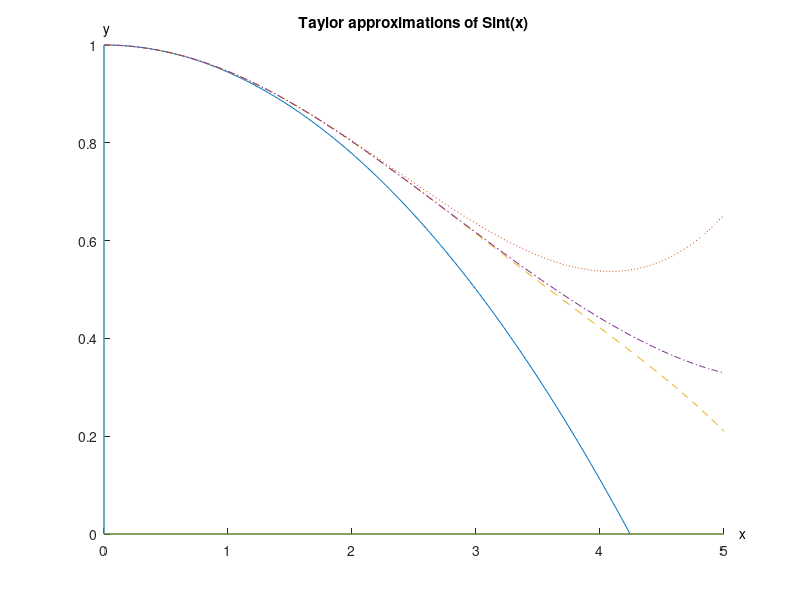

MATLAB code for this plot: (Note: this script raises an error after producing the figure.)
function ans = plot_sint_total

% TITLE: Plot Taylor polynomials for the "sine integral" 
%        about x = 0.
%
% This plots several Taylor polynomials and their errors
% for increasing degrees.  The particular function being
% approximated is Sint(x) on [0,b], with x = 0 the point of
% expansion for creating the Taylor polynomials.  We plot the 
% Taylor polynomials for several degrees, which can be altered
% by the user.  Note that the function being plotted is symmetric
% about x=0.
%
% The Taylor polynomials in this case contain only terms of even 
% degree.  Such polynomials are called "even polynomials", and 
% they are symmetric about x=0.
%
% TO THE STUDENT: run this program for various input values of "b".
% Also, change the values given in the vector "degree" given below, to
% experiment with different degrees of Taylor polynomial approximations.
%
% Initialize
b = input('Give the number b defining the interval [0,b] ');
h = b/200;
x = 0:h:b;
max_degree = 20;
%
% Produce the Taylor coefficients for the "sine integral" function "sint".
c = sint_tay(max_degree);
%
% Specify the four values of degree to be considered.  They must all be even, 
% and they must be less than or equal to max_degree.
degree=[2,4,6,8];
if max(degree) > max_degree
    fprintf('Some value of degree is greater than max_degree = %2.0f\n',...
             max_degree)
    return
end
%
% Initialize the array to contain the polynomial values.  Row #i is to 
% contain the values for the polynomial of degree=degree(i).
p = zeros(4,length(x));
%
% Calculate the Taylor polynomials
for i=1:4
    p(i,:) = poly_even(x,c,degree(i));
end
%
% Initialize for plotting the Taylor polynomials
hold off
clf
axis([0,b,0,1])
hold on
%
% Plot the Taylor polynomials
plot(x,p(1,:),x,p(2,:),':',x,p(3,:),'--',x,p(4,:),'-.')
plot([0,b],[0,0])
plot([0 0],[0 1])
title('Taylor approximations of Sint(x)')
text(1.025*b,0,'x')
text(0,1.03,'y')
legend(strcat('degree = ',int2str(degree(1))),...
       strcat('degree = ',int2str(degree(2))),...
       strcat('degree = ',int2str(degree(3))),...
       strcat('degree = ',int2str(degree(4))),0)

function coeff=sint_tay(n)
%
% function coeff = sint_tay(n)
%
% Evaluate the coefficients of the Taylor approximation of 
% degree n which approximates the "sine integral".  The input
% variable n must be an even integer.  The output vector coeff
% will have length m+1 where m=n/2.  This is because only the 
% even ordered coefficients are nonzero, and this must be
% considered in evaluating the associated Taylor polynomial.
%
m = double(int32(n/2));
if n ~= 2*m
  disp('Error in poly_even(x,coeff,n):')
  disp('The parameter n must be an even integer.')
end
%
coeff = ones(m+1,1);
sign = 1;
fact = 1;
%
for i=2:m+1
  sign = -sign;
  d = 2*i-1;
  fact = fact*(d-1)*d;
  coeff(i) = sign/(fact*d);
end 

function value = poly_even(x,coeff,n);
%
% function value = poly_even(x,coeff,n)
%
% Evaluate an "even" Taylor polynomial at the points 
% given in x, with n the degree of the polynomial.  
% The coefficients are to be given in coeff.  It is 
% assumed that the numbers in coeff are are the non-zero  
% coefficients of the even-ordered terms in the polynomial.  
% The input parameter n must be an even integer.
%
m = double(int32(n/2));
if n ~= 2*m
  disp('Error in poly_even(x,coeff,n):')
  disp('The parameter n must be an even integer.')
end
%
xsq = x.*x;
value = coeff(m+1)*ones(size(x));
%
for i = m:-1:1
  value = coeff(i) + xsq.*value;
end
